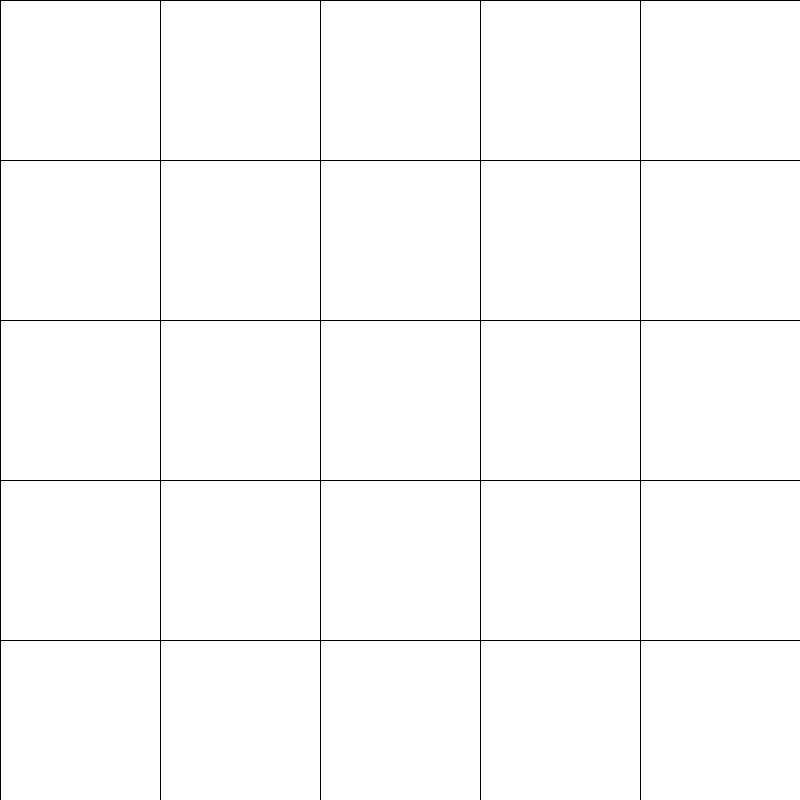
Frame 1 (no input)
Frame 60 (the mouse pressed at the canvas centre just before this capture): identical to frame 1, image omitted
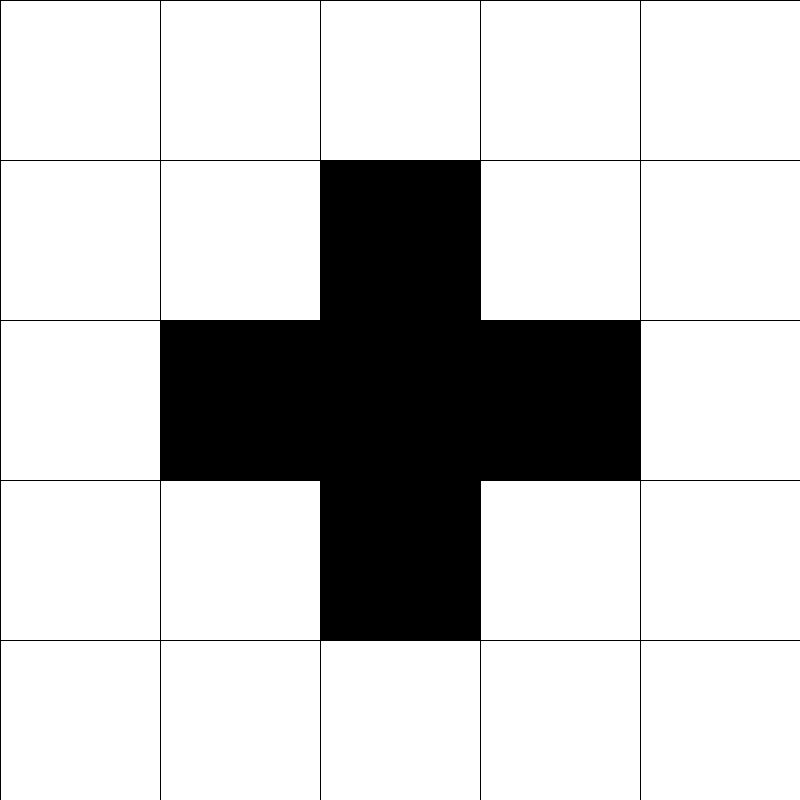
Frame 120 (the mouse held since frame 60 and released just before this capture)

The Processing sketch that drew these frames (run headless with seeded random() and noise(); from frame 60 on, the mouse is pressed at the canvas centre):

// Processing sketch: sketch_220619a
// ── sketch_220619a.pde


boolean[][] masu = new boolean[5][5];
void setup()
{
  size(800,800);
}
void mousePressed(){
  for(int i=0;i<5;i++){
    for(int j=0;j<5;j++){
      if (aida(mouseX,160*j,160*(j+1)) && aida(mouseY,160*i,160*(i+1))  ){
        hanten(i,j);
        hanten(i+1,j);
        hanten(i-1,j);
        hanten(i,j+1);
        hanten(i,j-1);
      }
    }
  }
}

void hanten(int i, int j) {
  if( i < 5 && i >= 0 && j < 5 && j >= 0) 
   masu[i][j] = !masu[i][j];
}

boolean aida(int n ,int min, int max){
  return min < n && n < max;
}

void draw(){
  boolean flag = true;
  for(int i=0;i<5;i++){
    for(int j=0;j<5;j++){
      fill(255);
      if(masu[i][j]){
        
        fill(0,0,0);
      }else {
        flag = false;
      }
      rect(j*160,i*160,160,160);
    }
  }
  if(flag){
    fill(255);
    textSize(100);
    textAlign(CENTER);
    text("CLEAR!" , 400,400);
  }
}
